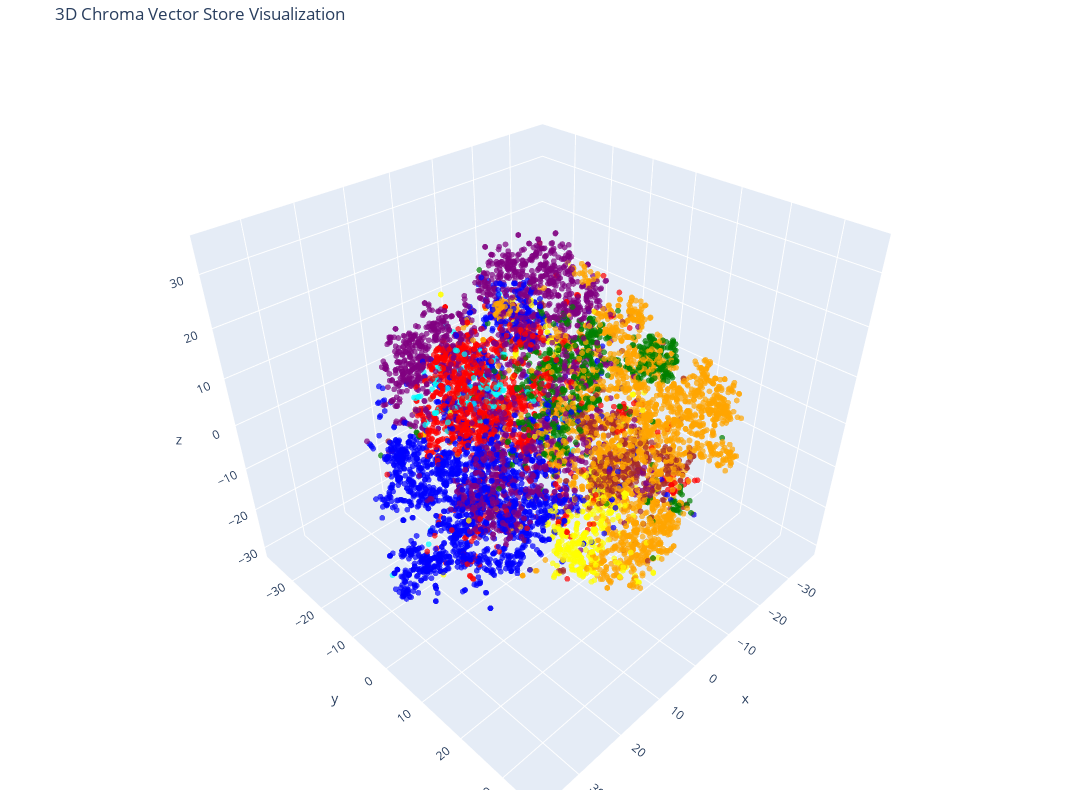

This figure's notebook cell:
### Code cell
# Create the 3D scatter plot
fig = go.Figure(data=[go.Scatter3d(
    x=reduced_vectors[:, 0],
    y=reduced_vectors[:, 1],
    z=reduced_vectors[:, 2],
    mode='markers',
    marker=dict(size=2, color=colors, opacity=0.7),
    text=[f"Category: {c}<br>Text: {d[:50]}..." for c, d in zip(categories, documents)],
    hoverinfo='text'
)])

fig.update_layout(
    title='3D Chroma Vector Store Visualization',
    scene=dict(xaxis_title='x', yaxis_title='y', zaxis_title='z'),
    width=1200,
    height=800,
    margin=dict(r=20, b=10, l=10, t=40)
)

fig.show()

### Figure 1 — Plotly figure (JSON) as saved in the notebook; plotly's stock layout.template omitted (floating-point values rounded to 4 significant figures; data arrays with more than 128 entries replaced by an {"elided": "..."} marker saying what was removed)
{"data": [{"hoverinfo": "text", "marker": {"color": {"elided": "10000 str values"}, "opacity": 0.7, "size": 2}, "mode": "markers", "text": {"elided": "10000 str values"}, "type": "scatter3d", "x": {"elided": "10000 float values"}, "y": {"elided": "10000 float values"}, "z": {"elided": "10000 float values"}}], "layout": {"height": 800, "margin": {"b": 10, "l": 10, "r": 20, "t": 40}, "scene": {"xaxis": {"title": {"text": "x"}}, "yaxis": {"title": {"text": "y"}}, "zaxis": {"title": {"text": "z"}}}, "title": {"text": "3D Chroma Vector Store Visualization"}, "width": 1200}}
